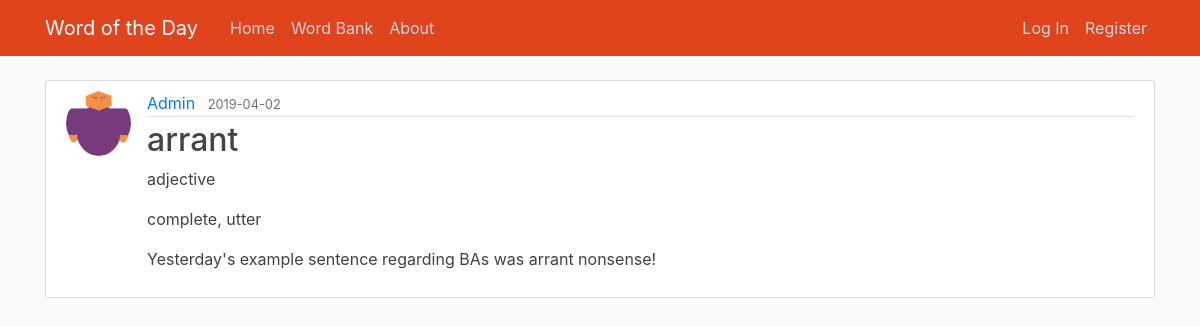
The app's page /word/185 with its own data.
### wotd/models.py (models this page shows, shortened)
class User(db.Model, UserMixin):
    id = db.Column(db.Integer, primary_key=True)
    username = db.Column(db.String(20), unique=True, nullable=False)
    email = db.Column(db.String(120), unique=True, nullable=False)
    image_file = db.Column(db.String(20), nullable=False, default='default.jpg')
    password = db.Column(db.String(60), nullable=False)
    isAdmin = db.Column(db.Boolean, nullable=False, default=False)
    posts = db.relationship('Post', backref='author', lazy=True)
    words = db.relationship('Word', backref='contributor', lazy=True)

class Word(db.Model):
    id = db.Column(db.Integer, primary_key=True)
    word = db.Column(db.String(100), nullable=False)
    partOfSpeech = db.Column(db.String(100), nullable=False)
    definition = db.Column(db.Text, nullable=False)
    exampleSentence = db.Column(db.Text, nullable=False)
    ipa = db.Column(db.Text, nullable=True)
    date_added = db.Column(db.DateTime, nullable=False, default=datetime.utcnow)
    date_published = db.Column(db.Date, nullable=False)
    user_id = db.Column(db.Integer, db.ForeignKey('user.id'), nullable=False)

### wotd/routes.py (the view)
@app.route("/word/<int:word_id>")
def word(word_id):
    word = Word.query.get_or_404(word_id)
    return render_template('word.html', title=word.word, word=word)

### wotd/templates/word.html (shortened to what this page needs)
{% extends "layout.html" %}
{% block content %}
        <article class="media content-section">
          <img class="rounded-circle article-img" src="{{ url_for('static', filename='profile_pics/' + word.contributor.image_file) }}">
            <div class="media-body">
            <div class="article-metadata">
              <a class="mr-2" href="#">{{ word.contributor.username }}</a>
              <small class="text-muted">{{ word.date_published.strftime('%Y-%m-%d') }}</small>
            </div>
            <h2 class="article-title">{{ word.word }}</h2>
            <p class="article-content">{{ word.partOfSpeech }}</p>
            <p class="article-content">{{ word.definition }}</p>
            <p class="article-content">{{ word.exampleSentence }}</p>
          </div>
        </article>
{% endblock content %}

### wotd/static/main.css (style rules this page uses)
body { background: #fafafa; color: #333333; margin-top: 5rem; }
h1, h2, h3, h4, h5, h6 { color: #4f4f4f; }
.content-section { background: #ffffff; padding: 10px 20px; border: 1px solid #dddddd; border-radius: 3px; margin-bottom: 20px; }
.article-title { color: #444444; }
.article-content { color: #414141 }
.article-img { height: 65px; width: 65px; margin-right: 16px; }
.article-metadata { padding-bottom: 1px; margin-bottom: 4px; border-bottom: 1px solid #e3e3e3 }

### records on screen
User: image_file (placeholder picture), contributor.username "Admin"
Word: date_published "2019-04-02", word "arrant", partOfSpeech "adjective", definition "complete, utter", exampleSentence "Yesterday's example sentence regarding BAs was arrant nonsense!"
